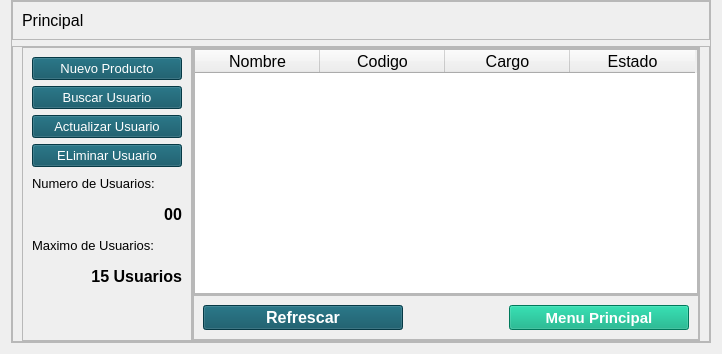
             <widget class="QWidget" name="pageA_Inicio">
              <layout class="QHBoxLayout" name="horizontalLayout_5">
               <property name="topMargin">
                <number>0</number>
               </property>
               <item>
                <widget class="QFrame" name="cuerpo">
                 <property name="minimumSize">
                  <size>
                   <width>0</width>
                   <height>0</height>
                  </size>
                 </property>
                 <property name="maximumSize">
                  <size>
                   <width>700</width>
                   <height>16777215</height>
                  </size>
                 </property>
                 <property name="styleSheet">
                  <string notr="true"/>
                 </property>
                 <property name="frameShape">
                  <enum>QFrame::StyledPanel</enum>
                 </property>
                 <property name="frameShadow">
                  <enum>QFrame::Raised</enum>
                 </property>
                 <layout class="QVBoxLayout" name="verticalLayout_3">
                  <property name="spacing">
                   <number>6</number>
                  </property>
                  <property name="leftMargin">
                   <number>0</number>
                  </property>
                  <property name="topMargin">
                   <number>0</number>
                  </property>
                  <property name="rightMargin">
                   <number>0</number>
                  </property>
                  <property name="bottomMargin">
                   <number>0</number>
                  </property>
                  <item>
                   <widget class="QFrame" name="Atitulo">
                    <property name="maximumSize">
                     <size>
                      <width>16777215</width>
                      <height>40</height>
                     </size>
                    </property>
                    <property name="frameShape">
                     <enum>QFrame::StyledPanel</enum>
                    </property>
                    <property name="frameShadow">
                     <enum>QFrame::Raised</enum>
                    </property>
                    <layout class="QVBoxLayout" name="verticalLayout_4">
                     <item>
                      <widget class="QLabel" name="label_2">
                       <property name="maximumSize">
                        <size>
                         <width>300</width>
                         <height>300</height>
                        </size>
                       </property>
                       <property name="font">
                        <font>
                         <pointsize>12</pointsize>
                        </font>
                       </property>
                       <property name="text">
                        <string>Principal</string>
                       </property>
                      </widget>
                     </item>
                    </layout>
                   </widget>
                  </item>
                  <item>
                   <widget class="QFrame" name="Cbody">
                    <property name="frameShape">
                     <enum>QFrame::StyledPanel</enum>
                    </property>
                    <property name="frameShadow">
                     <enum>QFrame::Raised</enum>
                    </property>
                    <layout class="QHBoxLayout" name="horizontalLayout_6">
                     <property name="spacing">
                      <number>0</number>
                     </property>
                     <property name="topMargin">
                      <number>0</number>
                     </property>
                     <property name="bottomMargin">
                      <number>0</number>
                     </property>
                     <item>
                      <widget class="QFrame" name="frame_8">
                       <property name="minimumSize">
                        <size>
                         <width>170</width>
                         <height>0</height>
                        </size>
                       </property>
                       <property name="maximumSize">
                        <size>
                         <width>150</width>
                         <height>16777215</height>
                        </size>
                       </property>
                       <property name="styleSheet">
                        <string notr="true">QPushButton
{
color: rgb(255, 255, 255);
background-color: rgb(8, 80, 97);
}
QPushButton::hover
{
color: rgb(255, 255, 255);
	background-color: rgb(45, 131, 118);
}</string>
                       </property>
                       <property name="frameShape">
                        <enum>QFrame::StyledPanel</enum>
                       </property>
                       <property name="frameShadow">
                        <enum>QFrame::Raised</enum>
                       </property>
                       <layout class="QVBoxLayout" name="verticalLayout_7">
                        <item>
                         <widget class="QPushButton" name="btnCrear">
                          <property name="font">
                           <font>
                            <pointsize>10</pointsize>
                           </font>
                          </property>
                          <property name="text">
                           <string>Nuevo Producto</string>
                          </property>
                         </widget>
                        </item>
                        <item>
                         <widget class="QPushButton" name="btnBuscar">
                          <property name="font">
                           <font>
                            <pointsize>10</pointsize>
                           </font>
                          </property>
                          <property name="text">
                           <string>Buscar Usuario</string>
                          </property>
                         </widget>
                        </item>
                        <item>
                         <widget class="QPushButton" name="btnActualizar">
                          <property name="font">
                           <font>
                            <pointsize>10</pointsize>
                           </font>
                          </property>
                          <property name="text">
                           <string>Actualizar Usuario</string>
                          </property>
                         </widget>
                        </item>
                        <item>
                         <widget class="QPushButton" name="btnEliminar">
                          <property name="font">
                           <font>
                            <pointsize>10</pointsize>
                           </font>
                          </property>
                          <property name="text">
                           <string>ELiminar Usuario</string>
                          </property>
                         </widget>
                        </item>
                        <item>
                         <widget class="QLabel" name="label_3">
                          <property name="minimumSize">
                           <size>
                            <width>0</width>
                            <height>20</height>
                           </size>
                          </property>
                          <property name="font">
                           <font>
                            <pointsize>10</pointsize>
                           </font>
                          </property>
                          <property name="text">
                           <string>Numero de Usuarios:</string>
                          </property>
                         </widget>
                        </item>
                        <item>
                         <widget class="QLabel" name="txtTotal_item">
                          <property name="minimumSize">
                           <size>
                            <width>0</width>
                            <height>30</height>
                           </size>
                          </property>
                          <property name="font">
                           <font>
                            <pointsize>12</pointsize>
                            <weight>75</weight>
                            <bold>true</bold>
                           </font>
                          </property>
                          <property name="text">
                           <string>00</string>
                          </property>
                          <property name="alignment">
                           <set>Qt::AlignRight|Qt::AlignTrailing|Qt::AlignVCenter</set>
                          </property>
                         </widget>
                        </item>
                        <item>
                         <widget class="QLabel" name="label_5">
                          <property name="minimumSize">
                           <size>
                            <width>0</width>
                            <height>20</height>
                           </size>
                          </property>
                          <property name="font">
                           <font>
                            <pointsize>10</pointsize>
                           </font>
                          </property>
                          <property name="text">
                           <string>Maximo de Usuarios:</string>
                          </property>
                         </widget>
                        </item>
                        <item>
                         <widget class="QLabel" name="txtMaximo_item">
                          <property name="minimumSize">
                           <size>
                            <width>0</width>
                            <height>30</height>
                           </size>
                          </property>
                          <property name="font">
                           <font>
                            <pointsize>12</pointsize>
                            <weight>75</weight>
                            <bold>true</bold>
                           </font>
                          </property>
                          <property name="text">
                           <string>15 Usuarios</string>
                          </property>
                          <property name="alignment">
                           <set>Qt::AlignRight|Qt::AlignTrailing|Qt::AlignVCenter</set>
                          </property>
                         </widget>
                        </item>
                        <item>
                         <spacer name="verticalSpacer_2">
                          <property name="orientation">
                           <enum>Qt::Vertical</enum>
                          </property>
                          <property name="sizeHint" stdset="0">
                           <size>
                            <width>20</width>
                            <height>40</height>
                           </size>
                          </property>
                         </spacer>
                        </item>
                       </layout>
                      </widget>
                     </item>
                     <item>
                      <widget class="QFrame" name="frame_7">
                       <property name="frameShape">
                        <enum>QFrame::StyledPanel</enum>
                       </property>
                       <property name="frameShadow">
                        <enum>QFrame::Raised</enum>
                       </property>
                       <layout class="QVBoxLayout" name="verticalLayout_6">
                        <property name="spacing">
                         <number>0</number>
                        </property>
                        <property name="leftMargin">
                         <number>0</number>
                        </property>
                        <property name="topMargin">
                         <number>0</number>
                        </property>
                        <property name="rightMargin">
                         <number>0</number>
                        </property>
                        <property name="bottomMargin">
                         <number>0</number>
                        </property>
                        <item>
                         <widget class="QFrame" name="frame_9">
                          <property name="frameShape">
                           <enum>QFrame::StyledPanel</enum>
                          </property>
                          <property name="frameShadow">
                           <enum>QFrame::Raised</enum>
                          </property>
                          <layout class="QHBoxLayout" name="horizontalLayout_7">
                           <property name="spacing">
                            <number>0</number>
                           </property>
                           <property name="leftMargin">
                            <number>0</number>
                           </property>
                           <property name="topMargin">
                            <number>0</number>
                           </property>
                           <property name="rightMargin">
                            <number>0</number>
                           </property>
                           <property name="bottomMargin">
                            <number>0</number>
                           </property>
                           <item>
                            <widget class="QTableWidget" name="tblUsuario">
                             <property name="font">
                              <font>
                               <pointsize>12</pointsize>
                              </font>
                             </property>
                             <property name="styleSheet">
                              <string notr="true"/>
                             </property>
                             <attribute name="horizontalHeaderCascadingSectionResizes">
                              <bool>false</bool>
                             </attribute>
                             <attribute name="horizontalHeaderDefaultSectionSize">
                              <number>125</number>
                             </attribute>
                             <attribute name="verticalHeaderVisible">
                              <bool>false</bool>
                             </attribute>
                             <column>
                              <property name="text">
                               <string>Nombre</string>
                              </property>
                             </column>
                             <column>
                              <property name="text">
                               <string>Codigo</string>
                              </property>
                             </column>
                             <column>
                              <property name="text">
                               <string>Cargo</string>
                              </property>
                             </column>
                             <column>
                              <property name="text">
                               <string>Estado</string>
                              </property>
                             </column>
                            </widget>
                           </item>
                          </layout>
                         </widget>
                        </item>
                        <item>
                         <widget class="QFrame" name="frame_10">
                          <property name="minimumSize">
                           <size>
                            <width>0</width>
                            <height>45</height>
                           </size>
                          </property>
                          <property name="maximumSize">
                           <size>
                            <width>16777215</width>
                            <height>45</height>
                           </size>
                          </property>
                          <property name="styleSheet">
                           <string notr="true">QPushButton
{
color: rgb(255, 255, 255);
background-color: rgb(8, 80, 97);
}
QPushButton::hover
{
color: rgb(255, 255, 255);
	background-color: rgb(45, 131, 118);
}</string>
                          </property>
                          <property name="frameShape">
                           <enum>QFrame::StyledPanel</enum>
                          </property>
                          <property name="frameShadow">
                           <enum>QFrame::Raised</enum>
                          </property>
                          <layout class="QHBoxLayout" name="horizontalLayout_8">
                           <item>
                            <widget class="QPushButton" name="btnRefrescarA">
                             <property name="minimumSize">
                              <size>
                               <width>200</width>
                               <height>25</height>
                              </size>
                             </property>
                             <property name="maximumSize">
                              <size>
                               <width>200</width>
                               <height>25</height>
                              </size>
                             </property>
                             <property name="font">
                              <font>
                               <pointsize>12</pointsize>
                               <weight>75</weight>
                               <bold>true</bold>
                              </font>
                             </property>
                             <property name="text">
                              <string>Refrescar</string>
                             </property>
                            </widget>
                           </item>
                           <item>
                            <spacer name="horizontalSpacer">
                             <property name="orientation">
                              <enum>Qt::Horizontal</enum>
                             </property>
                             <property name="sizeHint" stdset="0">
                              <size>
                               <width>179</width>
                               <height>20</height>
                              </size>
                             </property>
                            </spacer>
                           </item>
                           <item>
                            <widget class="QPushButton" name="btnXCerrarA">
                             <property name="minimumSize">
                              <size>
                               <width>180</width>
                               <height>0</height>
                              </size>
                             </property>
                             <property name="font">
                              <font>
                               <pointsize>11</pointsize>
                               <weight>75</weight>
                               <bold>true</bold>
                              </font>
                             </property>
                             <property name="styleSheet">
                              <string notr="true">QPushButton
{
color: rgb(255, 255, 255);
background-color: rgb(0, 170, 127);

}
QPushButton::hover
{
color: rgb(255, 255, 255);
background-color: rgb(8, 80, 97);
}</string>
                             </property>
                             <property name="text">
                              <string>Menu Principal</string>
                             </property>
                            </widget>
                           </item>
                          </layout>
                         </widget>
                        </item>
                       </layout>
                      </widget>
                     </item>
                    </layout>
                   </widget>
                  </item>
                 </layout>
                </widget>
               </item>
              </layout>
             </widget>
